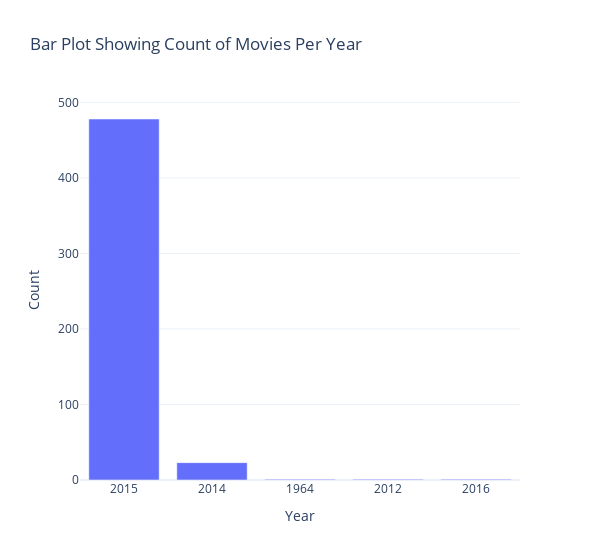

Notebook cell for this chart:
### Code cell
movie_plot = fandango.value_counts('Year')

fig = px.bar(x = movie_plot.index, y = movie_plot , template = "plotly_white", title = "Bar Plot Showing Count of Movies Per Year", width = 600)
fig.update_layout(xaxis = dict(title = "Year"), yaxis = dict(title = "Count"))
fig.show()

### Figure 1 — Plotly figure (JSON) as saved in the notebook; plotly's stock layout.template omitted (floating-point values rounded to 4 significant figures)
{"data": [{"alignmentgroup": "True", "hovertemplate": "x=%{x}<br>y=%{y}<extra></extra>", "legendgroup": "", "marker": {"color": "#636efa", "pattern": {"shape": ""}}, "name": "", "offsetgroup": "", "orientation": "v", "showlegend": false, "textposition": "auto", "type": "bar", "x": ["2015", "2014", "1964", "2012", "2016"], "xaxis": "x", "y": [478, 23, 1, 1, 1], "yaxis": "y"}], "layout": {"barmode": "relative", "legend": {"tracegroupgap": 0}, "title": {"text": "Bar Plot Showing Count of Movies Per Year"}, "width": 600, "xaxis": {"anchor": "y", "domain": [0, 1], "title": {"text": "Year"}}, "yaxis": {"anchor": "x", "domain": [0, 1], "title": {"text": "Count"}}}}
